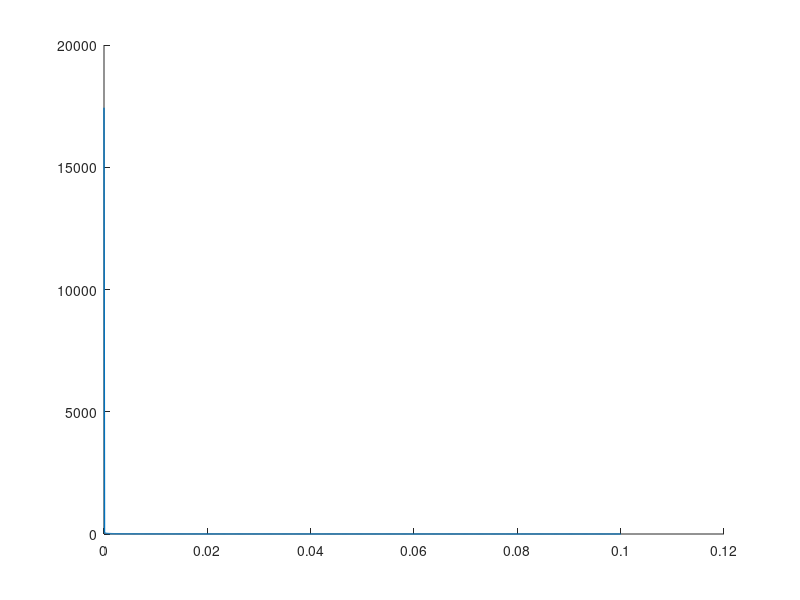

MATLAB code to generate this figure: (Note: this script raises an error after producing the figure.)
%% analytical_pressure_comparison


% Adds analytical pressures to the path
addpath(genpath("~/repos/plate-impact/data_analysis"));




%% Parameters
close all;
eps = 1;
t_max = 0.1;
t0 = 1e-9;
tvals = linspace(t0, t_max + t0, 1e3);

% Analysis directory
analysis_directory ...
    = "/home/michael/Documents/supplementary_material/composite_pressure_comparison";

%% Creates figure and plots stationary
figure(3);
hold on;
p0_stationary = sqrt(3 ./ tvals) / (pi * eps);
plot(tvals, p0_stationary, 'Linewidth', 1);

%% alpha = 0.1, beta = 0, gamma = 0
% Plate parameters
alpha = 0.1;
gamma = 0;
beta = 0;

% Solve for s
[tvals, ss, sdots, sddots] = s_solution_alt(tvals, alpha, beta, gamma, eps);
[ds, ddots, dddots, Js] = s_dependents(tvals, ss, sdots, sddots);

% s depdendents
p0_moving = (4 * ds / (3 * pi)) .* (2 * ddots.^2 + ds .* dddots) / eps;

plot(tvals, p0_moving, 'Linewidth', 1);

%% alpha = 0.1, beta = 0, gamma = 400
% Plate parameters
alpha = 0.1;
gamma = 400;
beta = 0;

% Solve for s
[tvals, ss, sdots, sddots] = s_solution_alt(tvals, alpha, beta, gamma, eps);
[ds, ddots, dddots, Js] = s_dependents(tvals, ss, sdots, sddots);

% s depdendents
p0_moving = (4 * ds / (3 * pi)) .* (2 * ddots.^2 + ds .* dddots) / eps;

plot(tvals, p0_moving, 'Linewidth', 1);

%% alpha = 0.1, beta = 12.6491, gamma = 400
% Plate parameters
alpha = 0.1;
gamma = 400;
beta = 2 * sqrt(alpha * gamma);

% Solve for s
[tvals, ss, sdots, sddots] = s_solution_alt(tvals, alpha, beta, gamma, eps);
[ds, ddots, dddots, Js] = s_dependents(tvals, ss, sdots, sddots);

% s depdendents
p0_moving = (4 * ds / (3 * pi)) .* (2 * ddots.^2 + ds .* dddots) / eps;

plot(tvals, p0_moving, 'Linewidth', 1);

%% Saves figure
xlim([1e-3, 1.01 * max(tvals)]);
ylabel("p(0, 0, t)");
xlabel("t");
grid on;
title("Pressure at origin")
plot_name = sprintf("%s/origin_pressure_comparison.png", analysis_directory);
legend(["Stationary plate", "alpha = 0.1, beta = 0, gamma = 0", "alpha = 0.1, beta = 0, gamma = 400", "alpha = 0.1, beta = 12.6491, gamma = 400"]);
pause(0.1);
ax = gca;
exportgraphics(ax, plot_name, 'resolution', 300);
